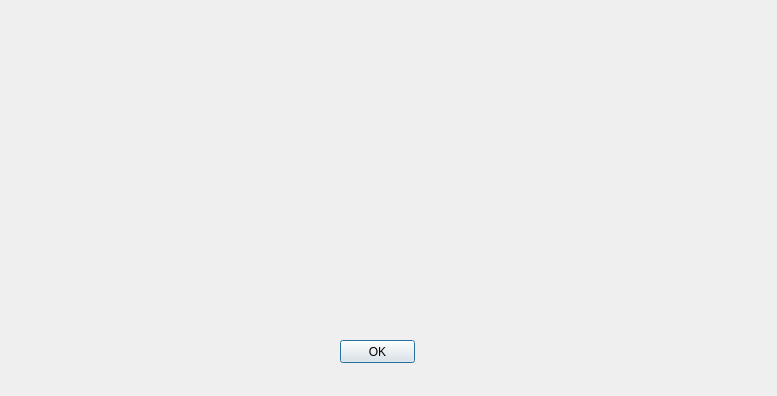
<?xml version="1.0" encoding="UTF-8"?>
<ui version="4.0">
 <class>Dialog</class>
 <widget class="QDialog" name="Dialog">
  <property name="geometry">
   <rect>
    <x>0</x>
    <y>0</y>
    <width>777</width>
    <height>396</height>
   </rect>
  </property>
  <property name="windowTitle">
   <string>Dialog</string>
  </property>
  <widget class="QWidget" name="horizontalLayoutWidget">
   <property name="geometry">
    <rect>
     <x>-1</x>
     <y>9</y>
     <width>761</width>
     <height>301</height>
    </rect>
   </property>
   <layout class="QHBoxLayout" name="horizontalLayout">
    <item>
     <widget class="QLabel" name="label">
      <property name="text">
       <string/>
      </property>
     </widget>
    </item>
   </layout>
  </widget>
  <widget class="QPushButton" name="pushButton">
   <property name="geometry">
    <rect>
     <x>340</x>
     <y>340</y>
     <width>75</width>
     <height>23</height>
    </rect>
   </property>
   <property name="text">
    <string>OK</string>
   </property>
  </widget>
 </widget>
 <resources/>
 <connections/>
</ui>
